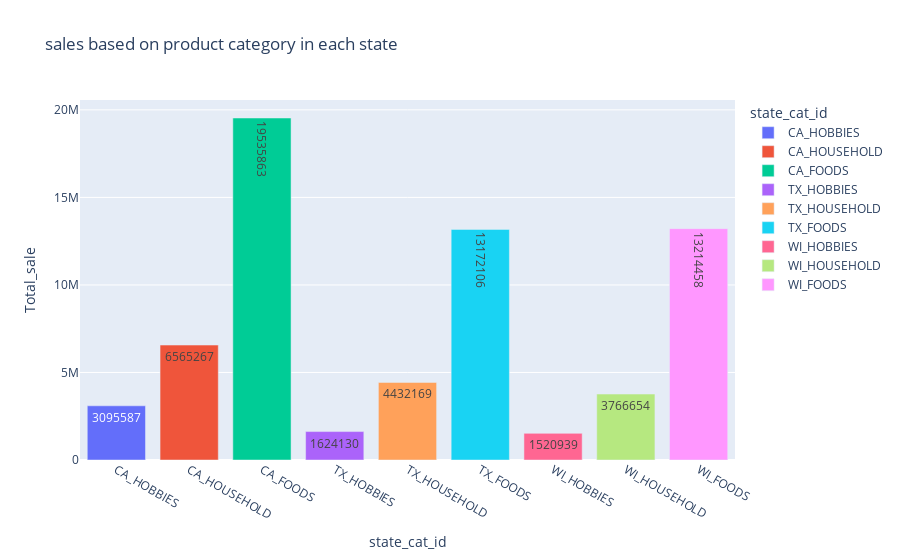

This figure's notebook cell:
### Markdown cell above
# sales based on product category in each state

### Code cell
temp_dataframe=DF_MAIN.groupby(['state_id','cat_id'],as_index=False,sort=False).agg(Total_sale=('sold',np.sum))
temp_dataframe['state_id'] = temp_dataframe.state_id.astype('str')
temp_dataframe['cat_id'] = temp_dataframe.cat_id.astype('str')
temp_dataframe['state_cat_id']=temp_dataframe['state_id']+'_'+temp_dataframe['cat_id']
px.bar(temp_dataframe, x="state_cat_id", y="Total_sale", color="state_cat_id", title="sales based on product category in each state",text='Total_sale')

### Figure 1 — Plotly figure (JSON) as saved in the notebook; plotly's stock layout.template omitted (floating-point values rounded to 4 significant figures)
{"data": [{"alignmentgroup": "True", "hovertemplate": "state_cat_id=%{x}<br>Total_sale=%{text}<extra></extra>", "legendgroup": "CA_HOBBIES", "marker": {"color": "#636efa", "pattern": {"shape": ""}}, "name": "CA_HOBBIES", "offsetgroup": "CA_HOBBIES", "orientation": "v", "showlegend": true, "text": [3095587], "textposition": "auto", "type": "bar", "x": ["CA_HOBBIES"], "xaxis": "x", "y": [3095587], "yaxis": "y"}, {"alignmentgroup": "True", "hovertemplate": "state_cat_id=%{x}<br>Total_sale=%{text}<extra></extra>", "legendgroup": "CA_HOUSEHOLD", "marker": {"color": "#EF553B", "pattern": {"shape": ""}}, "name": "CA_HOUSEHOLD", "offsetgroup": "CA_HOUSEHOLD", "orientation": "v", "showlegend": true, "text": [6565267], "textposition": "auto", "type": "bar", "x": ["CA_HOUSEHOLD"], "xaxis": "x", "y": [6565267], "yaxis": "y"}, {"alignmentgroup": "True", "hovertemplate": "state_cat_id=%{x}<br>Total_sale=%{text}<extra></extra>", "legendgroup": "CA_FOODS", "marker": {"color": "#00cc96", "pattern": {"shape": ""}}, "name": "CA_FOODS", "offsetgroup": "CA_FOODS", "orientation": "v", "showlegend": true, "text": [19535863], "textposition": "auto", "type": "bar", "x": ["CA_FOODS"], "xaxis": "x", "y": [19535863], "yaxis": "y"}, {"alignmentgroup": "True", "hovertemplate": "state_cat_id=%{x}<br>Total_sale=%{text}<extra></extra>", "legendgroup": "TX_HOBBIES", "marker": {"color": "#ab63fa", "pattern": {"shape": ""}}, "name": "TX_HOBBIES", "offsetgroup": "TX_HOBBIES", "orientation": "v", "showlegend": true, "text": [1624130], "textposition": "auto", "type": "bar", "x": ["TX_HOBBIES"], "xaxis": "x", "y": [1624130], "yaxis": "y"}, {"alignmentgroup": "True", "hovertemplate": "state_cat_id=%{x}<br>Total_sale=%{text}<extra></extra>", "legendgroup": "TX_HOUSEHOLD", "marker": {"color": "#FFA15A", "pattern": {"shape": ""}}, "name": "TX_HOUSEHOLD", "offsetgroup": "TX_HOUSEHOLD", "orientation": "v", "showlegend": true, "text": [4432169], "textposition": "auto", "type": "bar", "x": ["TX_HOUSEHOLD"], "xaxis": "x", "y": [4432169], "yaxis": "y"}, {"alignmentgroup": "True", "hovertemplate": "state_cat_id=%{x}<br>Total_sale=%{text}<extra></extra>", "legendgroup": "TX_FOODS", "marker": {"color": "#19d3f3", "pattern": {"shape": ""}}, "name": "TX_FOODS", "offsetgroup": "TX_FOODS", "orientation": "v", "showlegend": true, "text": [13172106], "textposition": "auto", "type": "bar", "x": ["TX_FOODS"], "xaxis": "x", "y": [13172106], "yaxis": "y"}, {"alignmentgroup": "True", "hovertemplate": "state_cat_id=%{x}<br>Total_sale=%{text}<extra></extra>", "legendgroup": "WI_HOBBIES", "marker": {"color": "#FF6692", "pattern": {"shape": ""}}, "name": "WI_HOBBIES", "offsetgroup": "WI_HOBBIES", "orientation": "v", "showlegend": true, "text": [1520939], "textposition": "auto", "type": "bar", "x": ["WI_HOBBIES"], "xaxis": "x", "y": [1520939], "yaxis": "y"}, {"alignmentgroup": "True", "hovertemplate": "state_cat_id=%{x}<br>Total_sale=%{text}<extra></extra>", "legendgroup": "WI_HOUSEHOLD", "marker": {"color": "#B6E880", "pattern": {"shape": ""}}, "name": "WI_HOUSEHOLD", "offsetgroup": "WI_HOUSEHOLD", "orientation": "v", "showlegend": true, "text": [3766654], "textposition": "auto", "type": "bar", "x": ["WI_HOUSEHOLD"], "xaxis": "x", "y": [3766654], "yaxis": "y"}, {"alignmentgroup": "True", "hovertemplate": "state_cat_id=%{x}<br>Total_sale=%{text}<extra></extra>", "legendgroup": "WI_FOODS", "marker": {"color": "#FF97FF", "pattern": {"shape": ""}}, "name": "WI_FOODS", "offsetgroup": "WI_FOODS", "orientation": "v", "showlegend": true, "text": [13214458], "textposition": "auto", "type": "bar", "x": ["WI_FOODS"], "xaxis": "x", "y": [13214458], "yaxis": "y"}], "layout": {"barmode": "relative", "legend": {"title": {"text": "state_cat_id"}, "tracegroupgap": 0}, "title": {"text": "sales based on product category in each state"}, "xaxis": {"anchor": "y", "categoryarray": ["CA_HOBBIES", "CA_HOUSEHOLD", "CA_FOODS", "TX_HOBBIES", "TX_HOUSEHOLD", "TX_FOODS", "WI_HOBBIES", "WI_HOUSEHOLD", "WI_FOODS"], "categoryorder": "array", "domain": [0, 1], "title": {"text": "state_cat_id"}}, "yaxis": {"anchor": "x", "domain": [0, 1], "title": {"text": "Total_sale"}}}}
